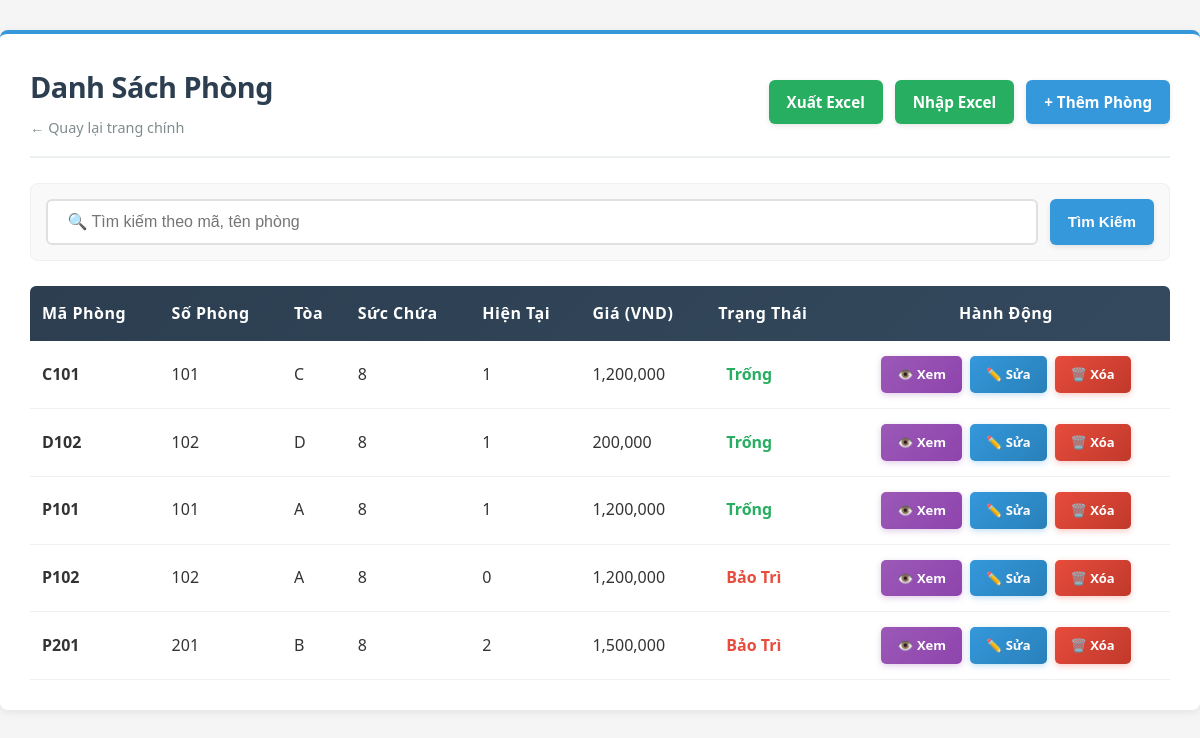
Screenshot of /QuanLyKTX_API/Public/room (signed in) with the database file from the repository.
### tables this page shows
CREATE TABLE `phong` (
  `id` int(11) NOT NULL,
  `maphong` varchar(20) NOT NULL,
  `sophong` varchar(10) DEFAULT NULL,
  `toa` varchar(5) DEFAULT NULL,
  `succhua` int(11) DEFAULT 8,
  `phonghientai` int(11) DEFAULT 0,
  `gia` decimal(10,2) DEFAULT NULL,
  `trangthai` varchar(20) DEFAULT NULL,
  `created_at` timestamp NOT NULL DEFAULT current_timestamp()
);

### QuanLyKTX_API/Config/Database.php (called while the page is built, shortened)
<?php
class Database {
    private static $connection = null;
    public static function getConnection() {
        if (self::$connection === null) {
            $host = 'db';
            $user = 'root';
            $pass = 'root_password';
            $db   = 'quanlykytucxa';
            $port = 3306;
            self::$connection = new \mysqli($host, $user, $pass, $db, $port);
            self::$connection->set_charset("utf8");
        }
        return self::$connection;
    }
}

### QuanLyKTX_API/Controllers/RoomController.php (called while the page is built, shortened)
<?php
class RoomController extends Controller {
    private $roomService;
    public function __construct() {
        $this->roomService = new RoomService();
    }
    public function index() {
        $keyword = $this->getInput('keyword');
        if ($keyword) {
            $rooms = $this->roomService->searchRooms($keyword);
        } else {
            $rooms = $this->roomService->getAllRooms();
        }
        $this->view('room/list', [
            'title' => 'Danh Sách Phòng',
            'rooms' => $rooms,
            'keyword' => $keyword
        ]);
    }
}

### QuanLyKTX_API/Services/RoomService.php (called while the page is built, shortened)
<?php
class RoomService {
    private $roomRepo;
    public function __construct() {
        $this->roomRepo = new RoomRepository();
    }
    public function getAllRooms() {
        return $this->roomRepo->getAll();
    }
}

### QuanLyKTX_API/Models/RoomRepository.php (called while the page is built, shortened)
<?php
class RoomRepository extends Repository {
    protected $table = 'phong';
    public function getAll() {
        $sql = "SELECT * FROM {$this->table}
                ORDER BY
                    CASE trangthai
                        WHEN 'Trống' THEN 1
                        WHEN 'Đầy' THEN 2
                        WHEN 'Bảo Trì' THEN 3
                        ELSE 4
                    END ASC,
                    (succhua - phonghientai) DESC,
                    LENGTH(maphong) ASC, maphong ASC";
        return $this->fetchAll($sql);
    }
}

### QuanLyKTX_API/Core/Repository.php (called while the page is built, shortened)
<?php
abstract class Repository {
    protected $db;
    public function __construct() {
        $this->db = \Config\Database::getConnection();
    }
    protected function fetchAll($sql, $types = '', $params = []) {
        if (empty($params)) {
            $result = $this->db->query($sql);
            $data = [];
            if ($result) {
                while ($row = $result->fetch_assoc()) {
                    $data[] = $row;
                }
            }
            return $data;
        }
        return [];
    }
}

### QuanLyKTX_API/Views/room/list.php (the view, shortened to what this page needs)
<!DOCTYPE html>
<html lang="vi">
<head>
    <link rel="stylesheet" href="<?= PUBLIC_URL ?>css/list.css?v=<?= time() ?>">
</head>
<body>
<div class="container">
    <div class="header">
        <div>
            <h1><?= htmlspecialchars($title) ?></h1>
            <a href="<?= BASE_URL ?>auth/dashboard" class="back-link">← Quay lại trang chính</a>
        </div>
        <div class="header-actions">
            <a href="<?= BASE_URL ?>room/export" class="btn btn-success">Xuất Excel</a>
            <a href="<?= BASE_URL ?>room/import" class="btn btn-success">Nhập Excel</a>
            <a href="<?= BASE_URL ?>room/create" class="btn btn-primary">+ Thêm Phòng</a>
        </div>
    </div>
    <form method="GET" action="<?= BASE_URL ?>room" class="search-box">
        <input type="text" name="keyword" placeholder=" 🔍 Tìm kiếm theo mã, tên phòng" value="<?= htmlspecialchars($keyword ?? '') ?>">
        <button type="submit" class="btn btn-primary">Tìm Kiếm</button>
    </form>
    <?php if (!empty($rooms)): ?>
        <table>
            <thead>
                <tr>
                    <th>Mã Phòng</th>
                    <th>Số Phòng</th>
                    <th>Tòa</th>
                    <th>Sức Chứa</th>
                    <th>Hiện Tại</th>
                    <th>Giá (VND)</th>
                    <th>Trạng Thái</th>
                    <th style="text-align: center;">Hành Động</th>
                </tr>
            </thead>
            <tbody>
                <?php foreach ($rooms as $r): ?>
                    <tr>
                        <td><strong><?= htmlspecialchars($r['maphong'] ?? '') ?></strong></td>
                        <td><?= htmlspecialchars($r['sophong'] ?? '') ?></td>
                        <td><?= htmlspecialchars($r['toa'] ?? '') ?></td>
                        <td><?= $r['succhua'] ?></td>
                        <td><?= $r['phonghientai'] ?></td>
                        <td><?= number_format($r['gia']) ?></td>
                        <td>
                            <?php if ($r['trangthai'] == 'Còn chỗ'): ?>
                                <span style="color: #27ae60; padding: 3px 8px; font-weight: bold;">Còn chỗ</span>
                            <?php elseif ($r['trangthai'] == 'Trống'): ?>
                                <span style="color: #27ae60; padding: 3px 8px; font-weight: bold;">Trống</span>
                            <?php else: ?>
                                <span style="color: #e74c3c; padding: 3px 8px; font-weight: bold;"><?= htmlspecialchars($r['trangthai'] ?? '') ?></span>
                            <?php endif; ?>
                        </td>
                        <td>
                            <div class="action-links">
                                <a href="<?= BASE_URL ?>room/danhsach/<?= $r['maphong'] ?>" class="btn-action btn-view">👁️ Xem</a>
                                <a href="<?= BASE_URL ?>room/edit/<?= $r['maphong'] ?>" class="btn-action btn-edit"> ✏️ Sửa</a>
                                <a href="<?= BASE_URL ?>room/delete/<?= $r['maphong'] ?>" class="btn-action btn-delete" onclick="return confirm('Xác nhận xóa?')"> 🗑️ Xóa</a>
                            </div>
                        </td>
                    </tr>
                <?php endforeach; ?>
            </tbody>
        </table>
    <?php else: ?>
        <div class="empty-state">
            <p> 📭 Không tìm thấy phòng nào</p>
        </div>
    <?php endif; ?>
</div>
</body>
</html>

### QuanLyKTX_API/Public/index.php (shortened to what this page needs)
<?php
spl_autoload_register(function ($class) {
    $base_dir = __DIR__ . '/../';
    $file = $base_dir . str_replace('\\', '/', $class) . '.php';
});
$request_uri = parse_url($_SERVER['REQUEST_URI'], PHP_URL_PATH);
$base_dir = str_replace('\\', '/', dirname($_SERVER['SCRIPT_NAME']));
if (strpos($request_uri, $base_dir) === 0) {
    $uri = substr($request_uri, strlen($base_dir));
} else {
    $uri = $request_uri;
}
$uri = str_replace('/index.php', '', $uri);
$uri = trim($uri, '/');
$segments = explode('/', $uri);
$controllerName = ucfirst($segments[0]) . 'Controller';
$methodName = isset($segments[1]) ? $segments[1] : 'index';
$param = isset($segments[2]) ? $segments[2] : null;
$controllerClass = '\\Controllers\\' . $controllerName;
if (class_exists($controllerClass)) {
    $controllerInstance = new $controllerClass();
    if (method_exists($controllerInstance, $methodName)) {
        if ($param !== null) {
            $controllerInstance->$methodName($param);
        } else {
            $controllerInstance->$methodName();
        }
    } else {
        http_response_code(404);
        echo "404 - Phương thức không tồn tại: $methodName";
    }
} else {
    http_response_code(404);
    echo "404 - Controller không tồn tại: $controllerName";
}

### QuanLyKTX_API/Core/Controller.php (shortened to what this page needs)
<?php
class Controller {
    protected function view($view, $data = []) {
        extract($data);
        $viewFile = __DIR__ . '/../Views/' . $view . '.php';
        if (file_exists($viewFile)) {
            require_once $viewFile;
        } else {
            die("View không tồn tại: " . $view);
        }
    }
    protected function getInput($key, $default = null) {
        $json = file_get_contents('php://input');
        $data = json_decode($json, true);
        return $default;
    }
}

### QuanLyKTX_API/Public/css/list.css (style rules this page uses)
* { margin: 0; padding: 0; box-sizing: border-box; }
body { font-family: "Segoe UI", Tahoma, Geneva, Verdana, sans-serif; background-color: #f5f5f5; color: #333; line-height: 1.6; }
.container { max-width: 1200px; margin: 30px auto; background: white; padding: 30px; border-radius: 8px; box-shadow: 0 2px 8px rgba(0, 0, 0, 0.08); border-top: 4px solid #3498db; animation: fadeIn 0.4s ease-in; }
.header { display: flex; justify-content: space-between; align-items: center; margin-bottom: 25px; padding-bottom: 15px; border-bottom: 2px solid #ecf0f1; }
.header h1 { color: #2c3e50; font-size: 1.8em; font-weight: 700; letter-spacing: -0.5px; margin-bottom: 5px; }
.back-link { color: #7f8c8d; text-decoration: none; font-weight: 500; font-size: 0.9em; transition: color 0.3s ease; }
.header-actions { display: flex; gap: 12px; }
.btn { padding: 10px 18px; border: none; border-radius: 6px; cursor: pointer; text-decoration: none; display: inline-block; transition: all 0.3s ease; font-weight: 600; font-size: 0.95em; box-shadow: 0 2px 5px rgba(0, 0, 0, 0.1); }
.btn-primary { background: #3498db; color: white; }
.btn-success { background: #27ae60; color: white; }
.search-box { display: flex; gap: 12px; margin-bottom: 25px; background: #f9f9f9; padding: 15px; border-radius: 8px; border: 1px solid #ecf0f1; }
.search-box input { flex: 1; padding: 12px 15px; border: 2px solid #e0e0e0; border-radius: 6px; font-size: 1em; transition: all 0.3s ease; }
table { width: 100%; border-collapse: collapse; margin-top: 10px; background: white; }
table thead tr { background: linear-gradient(135deg, #2c3e50 0%, #34495e 100%); color: white; }
table th { padding: 15px 12px; text-align: left; font-weight: 600; letter-spacing: 0.5px; }
table th:first-child { border-top-left-radius: 6px; }
table th:last-child { border-top-right-radius: 6px; }
table td { padding: 15px 12px; border-bottom: 1px solid #ecf0f1; vertical-align: middle; }
table tbody tr { transition: background-color 0.2s ease; }
.action-links { display: flex; gap: 8px; justify-content: center; align-items: center; flex-wrap: nowrap; white-space: nowrap; }
.btn-action { padding: 8px 16px; font-size: 13px; border: none; border-radius: 5px; cursor: pointer; text-decoration: none; display: inline-flex; align-items: center; gap: 6px; transition: all 0.3s ease; font-weight: 600; color: white !important; }
.btn-view { background: linear-gradient(135deg, #9b59b6, #8e44ad); box-shadow: 0 2px 6px rgba(155, 89, 182, 0.3); }
.btn-edit { background: linear-gradient(135deg, #3498db, #2980b9); box-shadow: 0 2px 6px rgba(52, 152, 219, 0.3); }
.btn-delete { background: linear-gradient(135deg, #e74c3c, #c0392b); box-shadow: 0 2px 6px rgba(231, 76, 60, 0.3); }

### rows the page displays
phong: maphong "C101", sophong "101", toa "C", succhua "8", phonghientai "1", gia "1,200,000", trangthai "Trống"
phong: maphong "D102", sophong "102", toa "D", succhua "8", phonghientai "1", gia "200,000", trangthai "Trống"
phong: maphong "P101", sophong "101", toa "A", succhua "8", phonghientai "1", gia "1,200,000", trangthai "Trống"
phong: maphong "P102", sophong "102", toa "A", succhua "8", phonghientai "0", gia "1,200,000", trangthai "Bảo Trì"
phong: maphong "P201", sophong "201", toa "B", succhua "8", phonghientai "2", gia "1,500,000", trangthai "Bảo Trì"

### other values shown
$title "Danh Sách Phòng"
